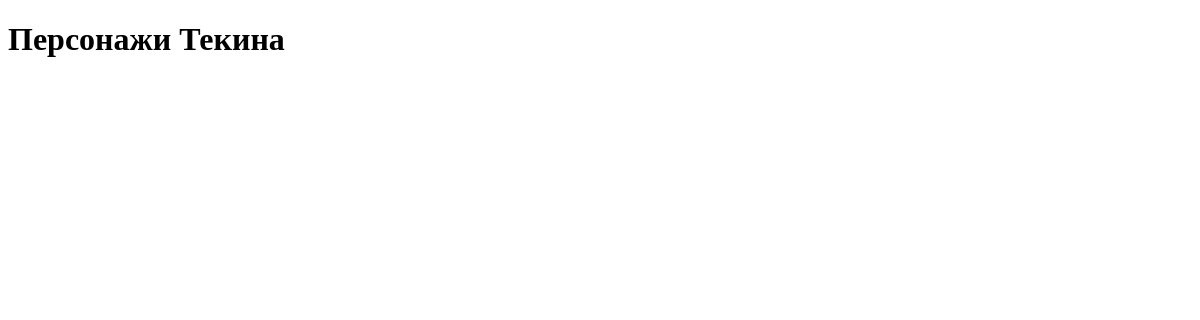
Before: /persons_list/ with the older database file.
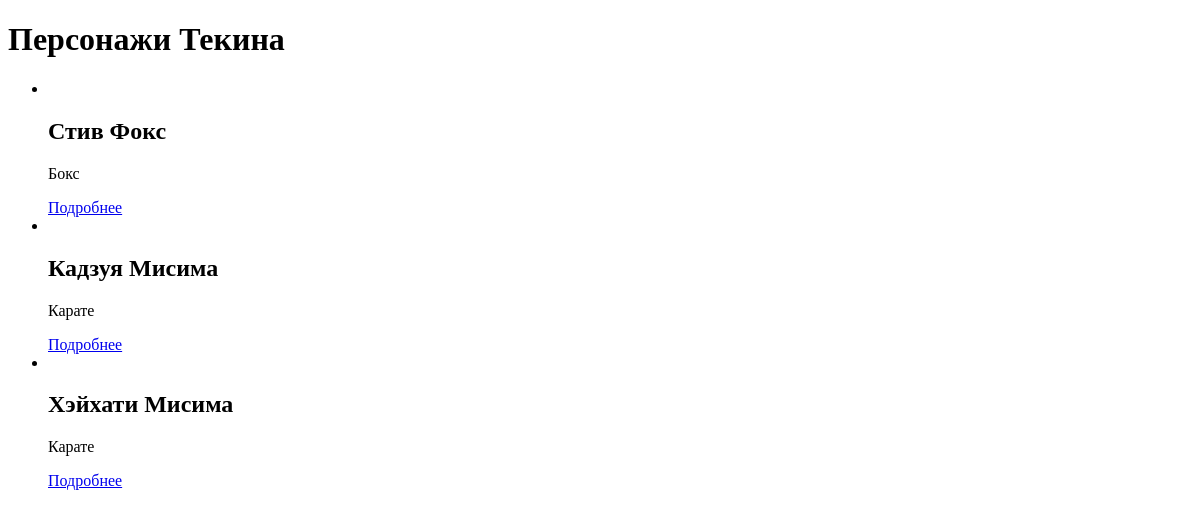
After: the same page with the newer database file.
### tekken_persons/models.py (models this page shows, shortened)
class PersonGame(models.Model):
    SPORT = (
        ('Карате', 'Карате'),
        ('Кунг-фу', 'Кунг-фу'),
        ('Бокс', 'Бокс'),
        ('Рестлинг', 'Рестлинг'),
        ('Ниндзютсу', 'Ниндзютсу'),
    )
    name = models.CharField(max_length=30, verbose_name='Укажите имя персонажа', null=True)
    email = models.EmailField(verbose_name='Укажите почту', blank=True)
    age = models.PositiveIntegerField(default=15, verbose_name='Укажите возраст персонажа')
    image = models.URLField(verbose_name='Вставте фото персонажа')
    capabilitis = models.CharField(max_length=100, verbose_name='Укажите способности персонажа')
    sport = models.CharField(max_length=100, choices=SPORT, verbose_name='Выберите стиль персонажа', null=True)
    video_url = models.URLField(verbose_name='Вставте видео ссылку')
    class Meta:
        verbose_name = 'Персонажа'

### tekken_persons/views.py (the view)
# urls.py: path('persons_list/', views.persons_list, name='person_list'),
def persons_list(request):
    if request.method == 'GET':
        persons = models.PersonGame.objects.all()
        return render(request, template_name='tekken_game/persons_list.html',
                      context={'persons': persons})

### templates/tekken_game/persons_list.html (shortened to what this page needs)
<!DOCTYPE html>
<html lang="en">
<head>
</head>
<body>
<h1>Персонажи Текина</h1>
<ul>
   {% for i in persons %}
    <li>
        <h2>{{i.name}}</h2>
        <p>{{i.sport}}</p>
        <a href="#">Подробнее</a>
    </li>
    {% endfor %}
</ul>
</body>
</html>

Changed rows visible on the page:
added PersonGame: name "Стив Фокс", sport "Бокс"
added PersonGame: name "Кадзуя Мисима", sport "Карате"
added PersonGame: name "Хэйхати Мисима", sport "Карате"
